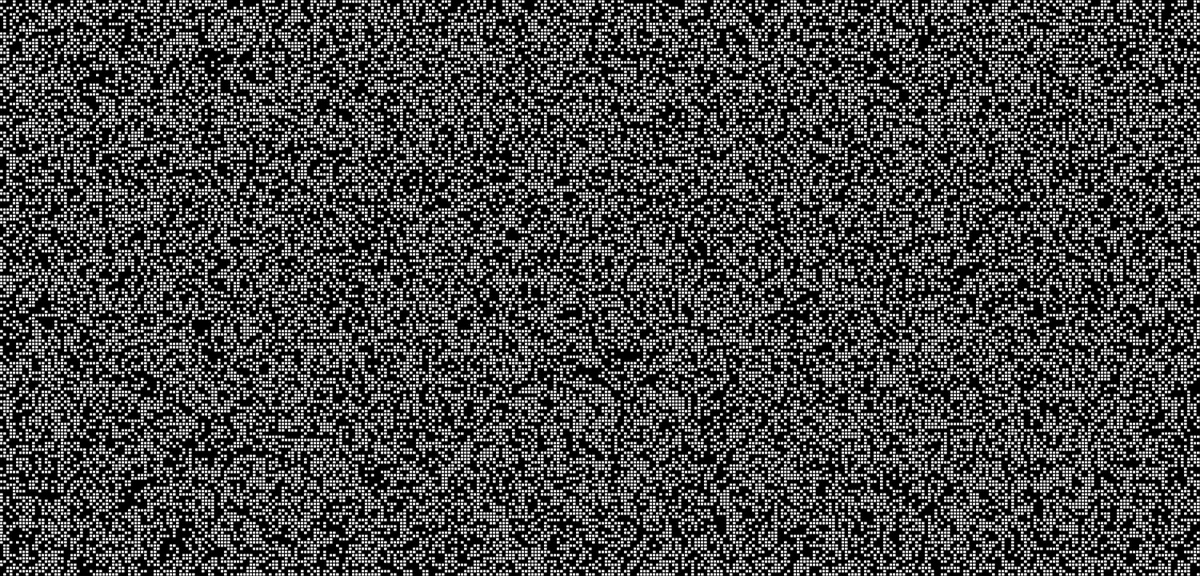
Frame 1 (no input)
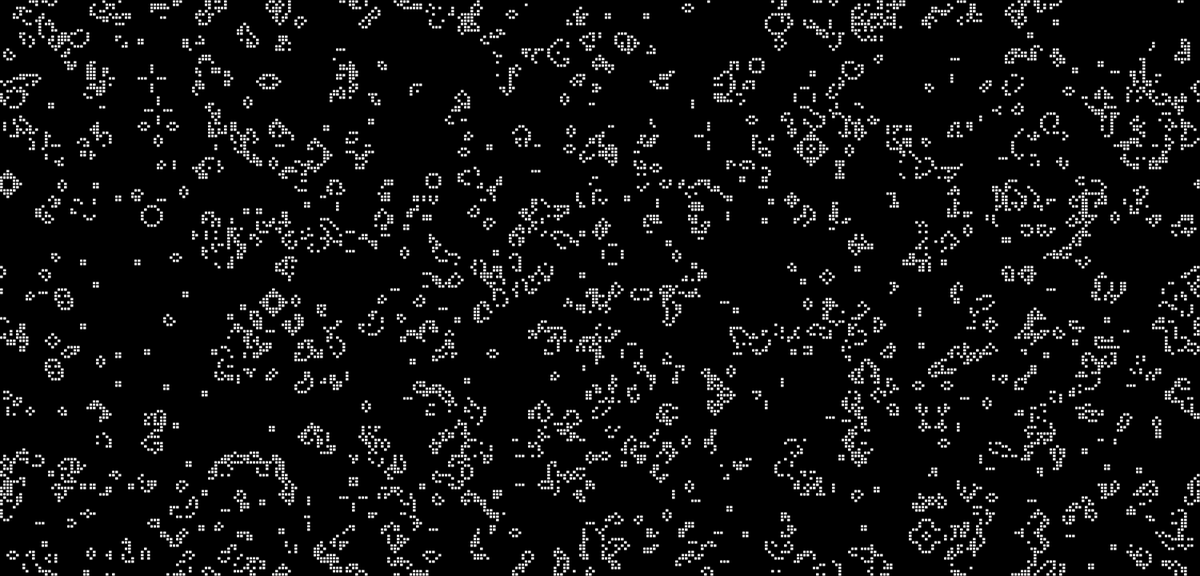
Frame 60 (no input)
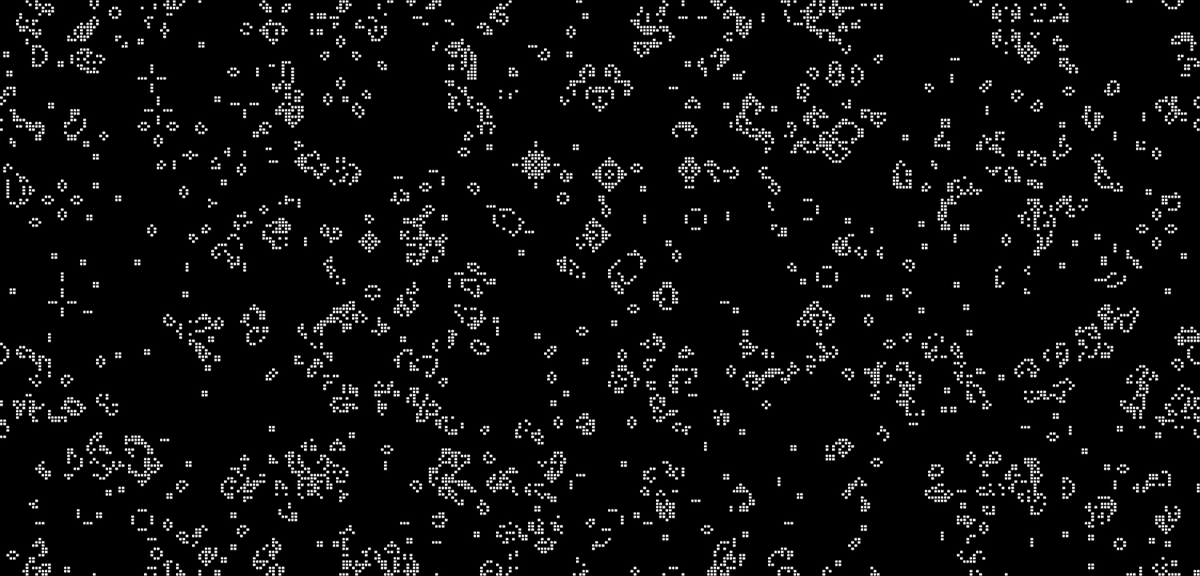
Frame 120 (the mouse pressed at the canvas centre since frame 60)

The p5.js sketch that drew these frames (run headless with seeded random() and noise() and a simulated clock; from frame 60 on, the mouse is pressed at the canvas centre):

// p5.js sketch
// ── sketch.js
function make2DArray(cols, rows) {
	let arr = new Array(cols)
	for (let i = 0; i < arr.length; i++) {
		arr[i] = new Array(rows)
	}
	return arr
}

let grid
let cols
let rows
let resolution = 4

function setup() {
	createCanvas(1500, 720)

	cols = width / resolution
	rows = height / resolution

	grid = make2DArray(cols, rows)

	for (let i = 0; i < cols; i++) {
		for (let j = 0; j < rows; j++) {
			grid[i][j] = floor(random(2))
		}
	}
}

function draw() {
	background(0)

	for (let i = 0; i < cols; i++) {
		for (let j = 0; j < rows; j++) {
			let x = i * resolution
			let y = j * resolution
			if (grid[i][j] == 1) {
				rect(x, y, resolution, resolution)
			}
		}
	}

	let next = make2DArray(cols, rows)

	for (let i = 0; i < cols; i++) {
		for (let j = 0; j < rows; j++) {
			let state = grid[i][j]

			let neighbors = countNeighbors(grid, i, j)

			if (state == 0 && neighbors == 3) {
				next[i][j] = 1
			} else if ((state == 1 && neighbors < 2) || neighbors > 3) {
				next[i][j] = 0
			} else {
				next[i][j] = state
			}
		}
	}

	grid = next
}

function countNeighbors(grid, x, y) {
	let sum = 0
	for (let i = -1; i < 2; i++) {
		for (let j = -1; j < 2; j++) {
			let col = (x + i + cols) % cols
			let row = (y + j + rows) % rows

			sum += grid[col][row]
		}
	}
	sum -= grid[x][y]
	return sum
}
